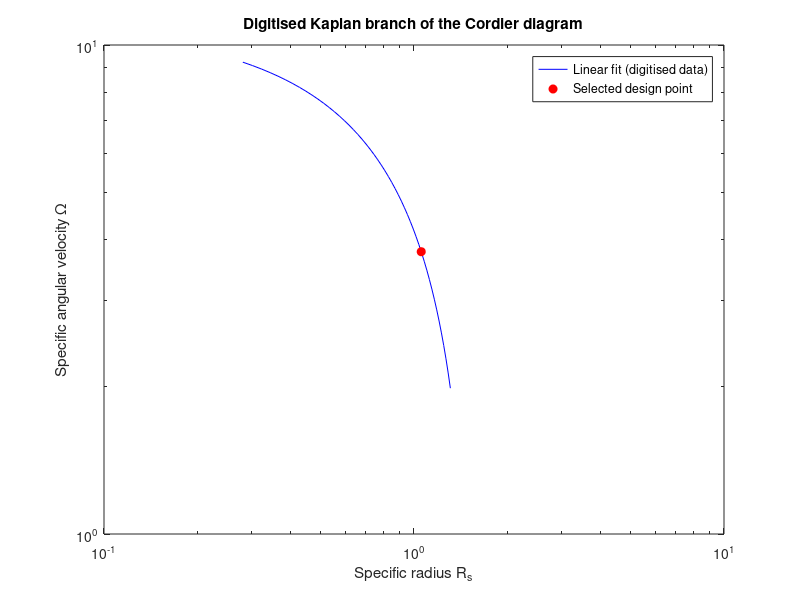

This figure's MATLAB source:
%% Cordier Diagram Digitisation - Kaplan Branch
%
% The Kaplan-turbine region of the Cordier diagram was digitised point
% by point (Engauge Digitizer) from the reference chart and imported
% here to obtain a reproducible estimate of the specific radius, rather
% than a purely graphical reading.
%
% This script fits a local linear relation between the dimensionless
% specific angular velocity (Omega) and the specific radius (Rs) over
% the interval relevant to the design specific speed, then solves for
% the specific radius at the design point.

clear; close all; clc;

g = 9.81;
Nsq = 200;                          % engineering specific speed (design class)
Omega_design = pi * Nsq / (30 * g^0.75);

% Two reference points read from the digitised Kaplan branch
Rs1 = 0.2804; Omega1 = 9.224;
Rs2 = 1.31;   Omega2 = 1.987;

slope     = (Omega2 - Omega1) / (Rs2 - Rs1);
intercept = Omega1 - slope * Rs1;

% Solve Omega(Rs) = Omega_design for Rs
Rs_design = (Omega_design - intercept) / slope;

fprintf('Design specific angular velocity Omega = %.3f\n', Omega_design);
fprintf('Specific radius Rs = %.3f\n', Rs_design);

Rs_range = linspace(min(Rs1, Rs2), max(Rs1, Rs2), 50);
Omega_fit = slope * Rs_range + intercept;

figure;
loglog(Rs_range, Omega_fit, 'b-'); hold on;
loglog(Rs_design, Omega_design, 'ro', 'MarkerFaceColor', 'r');
xlabel('Specific radius R_s'); ylabel('Specific angular velocity \Omega');
title('Digitised Kaplan branch of the Cordier diagram');
legend('Linear fit (digitised data)', 'Selected design point', 'Location', 'best');
